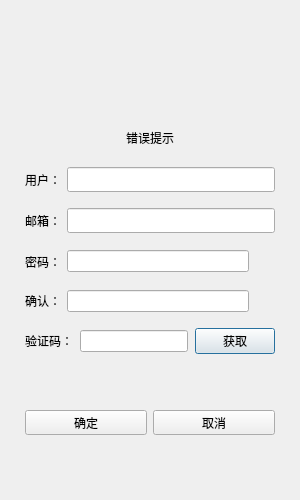
<?xml version="1.0" encoding="UTF-8"?>
<ui version="4.0">
 <class>RegisterDialog</class>
 <widget class="QDialog" name="RegisterDialog">
  <property name="geometry">
   <rect>
    <x>0</x>
    <y>0</y>
    <width>300</width>
    <height>500</height>
   </rect>
  </property>
  <property name="minimumSize">
   <size>
    <width>300</width>
    <height>500</height>
   </size>
  </property>
  <property name="maximumSize">
   <size>
    <width>300</width>
    <height>500</height>
   </size>
  </property>
  <property name="windowTitle">
   <string>Dialog</string>
  </property>
  <layout class="QVBoxLayout" name="verticalLayout_2">
   <item>
    <layout class="QVBoxLayout" name="verticalLayout">
     <item>
      <spacer name="verticalSpacer_4">
       <property name="orientation">
        <enum>Qt::Vertical</enum>
       </property>
       <property name="sizeHint" stdset="0">
        <size>
         <width>20</width>
         <height>40</height>
        </size>
       </property>
      </spacer>
     </item>
     <item>
      <widget class="QStackedWidget" name="stackedWidget">
       <property name="currentIndex">
        <number>0</number>
       </property>
       <widget class="QWidget" name="page">
        <layout class="QVBoxLayout" name="verticalLayout_3">
         <item>
          <spacer name="verticalSpacer_3">
           <property name="orientation">
            <enum>Qt::Vertical</enum>
           </property>
           <property name="sizeHint" stdset="0">
            <size>
             <width>20</width>
             <height>40</height>
            </size>
           </property>
          </spacer>
         </item>
         <item>
          <widget class="QWidget" name="widget" native="true">
           <layout class="QVBoxLayout" name="verticalLayout_4">
            <item>
             <widget class="QLabel" name="label_error">
              <property name="text">
               <string>错误提示</string>
              </property>
              <property name="alignment">
               <set>Qt::AlignCenter</set>
              </property>
             </widget>
            </item>
           </layout>
          </widget>
         </item>
         <item>
          <layout class="QHBoxLayout" name="horizontalLayout">
           <property name="leftMargin">
            <number>5</number>
           </property>
           <property name="topMargin">
            <number>5</number>
           </property>
           <property name="rightMargin">
            <number>5</number>
           </property>
           <property name="bottomMargin">
            <number>5</number>
           </property>
           <item>
            <widget class="QLabel" name="user_label">
             <property name="minimumSize">
              <size>
               <width>0</width>
               <height>25</height>
              </size>
             </property>
             <property name="maximumSize">
              <size>
               <width>16777215</width>
               <height>25</height>
              </size>
             </property>
             <property name="text">
              <string>用户：</string>
             </property>
            </widget>
           </item>
           <item>
            <widget class="QLineEdit" name="user_lineEdit">
             <property name="minimumSize">
              <size>
               <width>0</width>
               <height>25</height>
              </size>
             </property>
             <property name="maximumSize">
              <size>
               <width>16777215</width>
               <height>25</height>
              </size>
             </property>
            </widget>
           </item>
          </layout>
         </item>
         <item>
          <layout class="QHBoxLayout" name="horizontalLayout_2">
           <property name="leftMargin">
            <number>5</number>
           </property>
           <property name="topMargin">
            <number>5</number>
           </property>
           <property name="rightMargin">
            <number>5</number>
           </property>
           <property name="bottomMargin">
            <number>5</number>
           </property>
           <item>
            <widget class="QLabel" name="email_label">
             <property name="minimumSize">
              <size>
               <width>0</width>
               <height>25</height>
              </size>
             </property>
             <property name="maximumSize">
              <size>
               <width>16777215</width>
               <height>25</height>
              </size>
             </property>
             <property name="text">
              <string>邮箱：</string>
             </property>
            </widget>
           </item>
           <item>
            <widget class="QLineEdit" name="email_lineEdit">
             <property name="minimumSize">
              <size>
               <width>0</width>
               <height>25</height>
              </size>
             </property>
             <property name="maximumSize">
              <size>
               <width>16777215</width>
               <height>25</height>
              </size>
             </property>
            </widget>
           </item>
          </layout>
         </item>
         <item>
          <layout class="QHBoxLayout" name="horizontalLayout_3">
           <property name="leftMargin">
            <number>5</number>
           </property>
           <property name="topMargin">
            <number>5</number>
           </property>
           <property name="rightMargin">
            <number>5</number>
           </property>
           <property name="bottomMargin">
            <number>5</number>
           </property>
           <item>
            <widget class="QLabel" name="passwd_label">
             <property name="minimumSize">
              <size>
               <width>0</width>
               <height>25</height>
              </size>
             </property>
             <property name="maximumSize">
              <size>
               <width>16777215</width>
               <height>25</height>
              </size>
             </property>
             <property name="text">
              <string>密码：</string>
             </property>
            </widget>
           </item>
           <item>
            <widget class="QLineEdit" name="passwd_lineEdit"/>
           </item>
           <item>
            <widget class="ClickedLabel" name="passwd_visible">
             <property name="minimumSize">
              <size>
               <width>20</width>
               <height>20</height>
              </size>
             </property>
             <property name="maximumSize">
              <size>
               <width>20</width>
               <height>20</height>
              </size>
             </property>
             <property name="text">
              <string/>
             </property>
            </widget>
           </item>
          </layout>
         </item>
         <item>
          <layout class="QHBoxLayout" name="horizontalLayout_4">
           <property name="leftMargin">
            <number>5</number>
           </property>
           <property name="topMargin">
            <number>5</number>
           </property>
           <property name="rightMargin">
            <number>5</number>
           </property>
           <property name="bottomMargin">
            <number>5</number>
           </property>
           <item>
            <widget class="QLabel" name="confirm_label">
             <property name="text">
              <string>确认：</string>
             </property>
            </widget>
           </item>
           <item>
            <widget class="QLineEdit" name="confirm_lineEdit"/>
           </item>
           <item>
            <widget class="ClickedLabel" name="confirm_visible">
             <property name="minimumSize">
              <size>
               <width>20</width>
               <height>20</height>
              </size>
             </property>
             <property name="maximumSize">
              <size>
               <width>20</width>
               <height>20</height>
              </size>
             </property>
             <property name="text">
              <string/>
             </property>
            </widget>
           </item>
          </layout>
         </item>
         <item>
          <layout class="QHBoxLayout" name="horizontalLayout_5">
           <property name="spacing">
            <number>7</number>
           </property>
           <property name="leftMargin">
            <number>5</number>
           </property>
           <property name="topMargin">
            <number>5</number>
           </property>
           <property name="rightMargin">
            <number>5</number>
           </property>
           <property name="bottomMargin">
            <number>5</number>
           </property>
           <item>
            <widget class="QLabel" name="verify_label">
             <property name="text">
              <string>验证码：</string>
             </property>
            </widget>
           </item>
           <item>
            <widget class="QLineEdit" name="verify_lineEdit"/>
           </item>
           <item>
            <widget class="TimerBtn" name="btn_get_code">
             <property name="text">
              <string>获取</string>
             </property>
            </widget>
           </item>
          </layout>
         </item>
         <item>
          <spacer name="verticalSpacer">
           <property name="orientation">
            <enum>Qt::Vertical</enum>
           </property>
           <property name="sizeHint" stdset="0">
            <size>
             <width>20</width>
             <height>40</height>
            </size>
           </property>
          </spacer>
         </item>
         <item>
          <layout class="QHBoxLayout" name="horizontalLayout_6">
           <property name="leftMargin">
            <number>5</number>
           </property>
           <property name="topMargin">
            <number>5</number>
           </property>
           <property name="rightMargin">
            <number>5</number>
           </property>
           <property name="bottomMargin">
            <number>5</number>
           </property>
           <item>
            <widget class="QPushButton" name="btn_confirm">
             <property name="minimumSize">
              <size>
               <width>0</width>
               <height>25</height>
              </size>
             </property>
             <property name="maximumSize">
              <size>
               <width>16777215</width>
               <height>25</height>
              </size>
             </property>
             <property name="text">
              <string>确定</string>
             </property>
            </widget>
           </item>
           <item>
            <widget class="QPushButton" name="btn_cancel">
             <property name="minimumSize">
              <size>
               <width>0</width>
               <height>25</height>
              </size>
             </property>
             <property name="maximumSize">
              <size>
               <width>16777215</width>
               <height>25</height>
              </size>
             </property>
             <property name="text">
              <string>取消</string>
             </property>
            </widget>
           </item>
          </layout>
         </item>
         <item>
          <spacer name="verticalSpacer_2">
           <property name="orientation">
            <enum>Qt::Vertical</enum>
           </property>
           <property name="sizeHint" stdset="0">
            <size>
             <width>20</width>
             <height>40</height>
            </size>
           </property>
          </spacer>
         </item>
        </layout>
       </widget>
       <widget class="QWidget" name="page_2">
        <layout class="QVBoxLayout" name="verticalLayout_5">
         <item>
          <widget class="QLabel" name="tip_label">
           <property name="layoutDirection">
            <enum>Qt::LeftToRight</enum>
           </property>
           <property name="text">
            <string>注册成功，5s后返回登录界面</string>
           </property>
           <property name="alignment">
            <set>Qt::AlignCenter</set>
           </property>
          </widget>
         </item>
         <item>
          <widget class="QLabel" name="tip2_label">
           <property name="text">
            <string>点击返回按钮，立即返回登录界面</string>
           </property>
           <property name="alignment">
            <set>Qt::AlignCenter</set>
           </property>
          </widget>
         </item>
         <item>
          <spacer name="verticalSpacer_5">
           <property name="orientation">
            <enum>Qt::Vertical</enum>
           </property>
           <property name="sizeHint" stdset="0">
            <size>
             <width>20</width>
             <height>40</height>
            </size>
           </property>
          </spacer>
         </item>
         <item>
          <widget class="QWidget" name="widget_2" native="true">
           <layout class="QHBoxLayout" name="horizontalLayout_7">
            <item>
             <spacer name="horizontalSpacer">
              <property name="orientation">
               <enum>Qt::Horizontal</enum>
              </property>
              <property name="sizeHint" stdset="0">
               <size>
                <width>73</width>
                <height>20</height>
               </size>
              </property>
             </spacer>
            </item>
            <item>
             <widget class="QPushButton" name="return_btn">
              <property name="text">
               <string>返回</string>
              </property>
             </widget>
            </item>
            <item>
             <spacer name="horizontalSpacer_2">
              <property name="orientation">
               <enum>Qt::Horizontal</enum>
              </property>
              <property name="sizeHint" stdset="0">
               <size>
                <width>73</width>
                <height>20</height>
               </size>
              </property>
             </spacer>
            </item>
           </layout>
          </widget>
         </item>
         <item>
          <spacer name="verticalSpacer_6">
           <property name="orientation">
            <enum>Qt::Vertical</enum>
           </property>
           <property name="sizeHint" stdset="0">
            <size>
             <width>20</width>
             <height>40</height>
            </size>
           </property>
          </spacer>
         </item>
        </layout>
       </widget>
      </widget>
     </item>
    </layout>
   </item>
  </layout>
 </widget>
 <customwidgets>
  <customwidget>
   <class>TimerBtn</class>
   <extends>QPushButton</extends>
   <header location="global">timerbtn.h</header>
  </customwidget>
  <customwidget>
   <class>ClickedLabel</class>
   <extends>QLabel</extends>
   <header location="global">clickedlabel.h</header>
  </customwidget>
 </customwidgets>
 <resources/>
 <connections/>
</ui>
